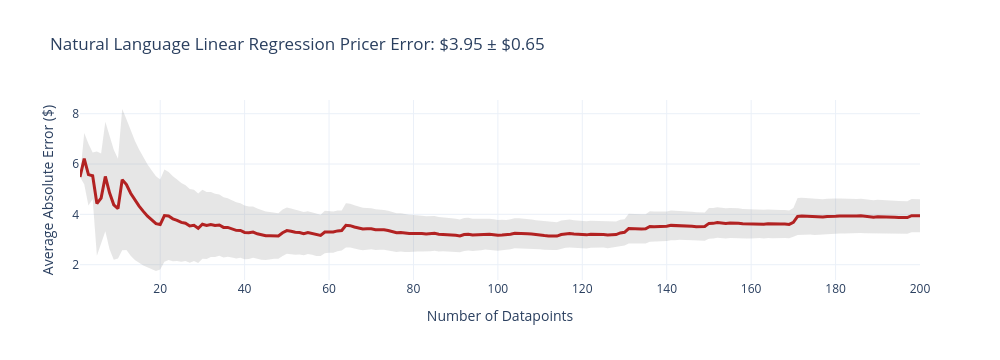
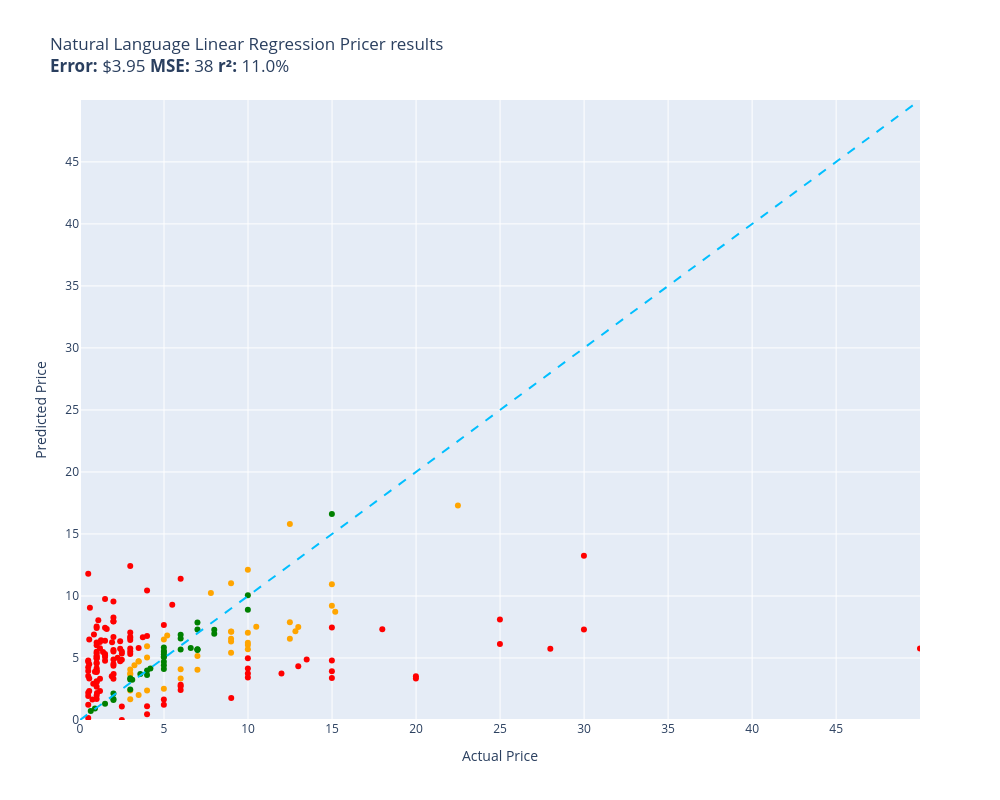

Source (notebook cell) for these figures, in order:
### Code cell
evaluate(natural_language_linear_regression_pricer, test)

### Figure 1 — Plotly figure (JSON) as saved in the notebook; plotly's stock layout.template omitted (floating-point values rounded to 4 significant figures; data arrays with more than 128 entries replaced by an {"elided": "..."} marker saying what was removed)
{"data": [{"fill": "toself", "fillcolor": "rgba(128,128,128,0.2)", "hoverinfo": "skip", "line": {"color": "rgba(255,255,255,0)"}, "name": "95% CI", "showlegend": false, "type": "scatter", "x": {"elided": "400 int values"}, "y": {"elided": "400 float values"}}, {"customdata": {"elided": "200x1 float values"}, "hovertemplate": "n=%{x}<br>Avg Error=$%{y:,.2f}<br>±95% CI=$%{customdata[0]:,.2f}<extra></extra>", "line": {"color": "firebrick", "width": 3}, "mode": "lines", "name": "Cumulative Avg Error", "type": "scatter", "x": {"elided": "200 int values"}, "y": {"elided": "200 float values"}}], "layout": {"height": 360, "showlegend": false, "title": {"text": "Natural Language Linear Regression Pricer Error: $3.95 ± $0.65"}, "width": 1000, "xaxis": {"title": {"text": "Number of Datapoints"}}, "yaxis": {"title": {"text": "Average Absolute Error ($)"}}}}

### Figure 2 — Plotly figure (JSON) as saved in the notebook; plotly's stock layout.template omitted (floating-point values rounded to 4 significant figures)
{"data": [{"customdata": [["Rocket Explorer\nGuess=$7.51 Actual=$12.99"], ["Milli & Greg\nGuess=$3.67 Actual=$2.99"], ["Warbyte: Operation Falcon\nGuess=$11.03 Actual=$8.99"], ["Salsa Virtual\nGuess=$10.95 Actual=$14.99"], ["OVERVIEW (A Walk Through The Universe)\nGuess=$6.49 Actual=$4.99"], ["Sokobos\nGuess=$4.41 Actual=$3.24"], ["Professor Teaches® Excel 2013 & 365\nGuess=$6.55 Actual=$8.99"], ["Be Vigilant!\nGuess=$7.12 Actual=$9.00"], ["Little Big Adventure – Twinsen’s Quest\nGuess=$9.21 Actual=$14.99"], ["Yggdra Union\nGuess=$7.04 Actual=$9.99"], ["The Eastern Drive : Car Simulator\nGuess=$2.38 Actual=$2.99"], ["Pipe Dreamin' VR: The Big Easy\nGuess=$6.33 Actual=$8.99"], ["Elizabeth Find M.D. - Diagnosis Mystery ...\nGuess=$2.37 Actual=$3.99"], ["Spooky Dwellers 3\nGuess=$4.04 Actual=$6.99"], ["Chickamauga Battles\nGuess=$6.05 Actual=$9.99"], ["Great Adventure: Alice's wonderland\nGuess=$5.95 Actual=$3.99"], ["Boyce the Voice\nGuess=$6.80 Actual=$5.19"], ["Homeworld Remastered Collection\nGuess=$4.72 Actual=$3.49"], ["Bernie Needs Love\nGuess=$3.78 Actual=$2.99"], ["Line War\nGuess=$15.80 Actual=$12.49"], ["灾厄黑龙与谎言公主\nGuess=$7.13 Actual=$8.99"], ["Deadside\nGuess=$7.89 Actual=$12.49"], ["No Fair Play\nGuess=$4.07 Actual=$2.99"], ["Lawless West\nGuess=$5.17 Actual=$6.99"], ["Monaco 2\nGuess=$7.51 Actual=$10.49"], ["BIRBOUT!\nGuess=$5.43 Actual=$8.99"], ["Age of the Duel\nGuess=$2.52 Actual=$4.99"], ["M.E.R.C. Genesis\nGuess=$5.03 Actual=$3.99"], ["Last Day: Zombie Survival VR\nGuess=$4.10 Actual=$5.99"], ["Scary new year\nGuess=$4.74 Actual=$3.49"], ["MARDEK\nGuess=$5.71 Actual=$9.99"], ["ASSAULT SHELL\nGuess=$3.34 Actual=$5.99"], ["Rhapsody II: Ballad of the Little Prince...\nGuess=$6.56 Actual=$12.49"], ["Havendock\nGuess=$10.24 Actual=$7.79"], ["自由世界\nGuess=$6.24 Actual=$9.99"], ["Sailing alone:Aftermath\nGuess=$8.72 Actual=$15.19"], ["Seekers of Darkness\nGuess=$7.16 Actual=$12.82"], ["Train Simulator Classic\nGuess=$17.30 Actual=$22.49"], ["NARUTO SHIPPUDEN: Ultimate Ninja STORM 2\nGuess=$12.12 Actual=$9.99"], ["Grilled\nGuess=$1.68 Actual=$2.99"], ["Spryward\nGuess=$2.02 Actual=$3.49"]], "hovertemplate": "%{customdata[0]}<extra></extra>", "legendgroup": "orange", "marker": {"color": "orange", "size": 6, "symbol": "circle"}, "mode": "markers", "name": "orange", "orientation": "v", "showlegend": true, "type": "scatter", "x": [12.99, 2.99, 8.99, 14.99, 4.99, 3.24, 8.99, 9.0, 14.99, 9.99, 2.99, 8.99, 3.99, 6.99, 9.99, 3.99, 5.19, 3.49, 2.99, 12.49, 8.99, 12.49, 2.99, 6.99, 10.49, 8.99, 4.99, 3.99, 5.99, 3.49, 9.99, 5.99, 12.49, 7.79, 9.99, 15.19, 12.82, 22.49, 9.99, 2.99, 3.49], "xaxis": "x", "y": [7.507, 3.669, 11.03, 10.95, 6.489, 4.407, 6.548, 7.125, 9.213, 7.038, 2.379, 6.334, 2.375, 4.043, 6.049, 5.952, 6.803, 4.716, 3.777, 15.8, 7.133, 7.891, 4.069, 5.166, 7.51, 5.428, 2.524, 5.033, 4.096, 4.741, 5.705, 3.337, 6.559, 10.24, 6.237, 8.722, 7.159, 17.3, 12.12, 1.677, 2.019], "yaxis": "y"}, {"customdata": [["Villwars\nGuess=$8.04 Actual=$1.09"], ["GLAD VALAKAS SIMULATOR\nGuess=$4.79 Actual=$0.49"], ["Float\nGuess=$11.38 Actual=$5.99"], ["Miss Fisher and the Deathly Maze\nGuess=$7.33 Actual=$1.59"], ["Talisman: Digital 5th Edition\nGuess=$7.32 Actual=$17.99"], ["Songs of Skydale\nGuess=$5.36 Actual=$2.49"], ["연오와 세오\nGuess=$8.11 Actual=$24.99"], ["HUMBLE ZOMBIE\nGuess=$4.01 Actual=$0.99"], ["Swing Lord\nGuess=$1.98 Actual=$0.99"], ["Nedia Hotel\nGuess=$3.91 Actual=$0.99"], ["MEKA SIGURAT\nGuess=$3.93 Actual=$14.99"], ["Fat Baby\nGuess=$2.42 Actual=$5.99"], ["The planet's rescuer\nGuess=$1.93 Actual=$0.49"], ["Tuin\nGuess=$4.86 Actual=$2.49"], ["Agent X\nGuess=$2.68 Actual=$0.99"], ["Felis\nGuess=$1.10 Actual=$3.99"], ["lilGunBois: Super Team Transgender Fortr...\nGuess=$5.17 Actual=$0.99"], ["Educational Suite\nGuess=$9.76 Actual=$1.49"], ["Roaming The Stars\nGuess=$6.39 Actual=$1.49"], ["Trucker Horror\nGuess=$4.74 Actual=$2.39"], ["Rocket Squad: Infinity\nGuess=$6.45 Actual=$2.99"], ["Why Me\nGuess=$4.17 Actual=$0.99"], ["Darkest Dungeon®\nGuess=$6.68 Actual=$3.74"], ["Smithy\nGuess=$4.70 Actual=$0.49"], ["[Bober Bros] It's Just A Prank\nGuess=$3.71 Actual=$2.00"], ["Doomed to Hell\nGuess=$5.74 Actual=$2.39"], ["Radio Violence\nGuess=$1.65 Actual=$4.99"], ["Godlike Burger\nGuess=$12.41 Actual=$2.99"], ["Shoot Loop VR\nGuess=$9.55 Actual=$1.99"], ["Blobble Wars 2\nGuess=$3.86 Actual=$0.99"], ["PeoplePackages\nGuess=$1.70 Actual=$0.99"], ["Crosshair X\nGuess=$5.80 Actual=$3.49"], ["Tatar Altan vs Shaitan\nGuess=$11.79 Actual=$0.49"], ["Asteroid King\nGuess=$4.55 Actual=$0.99"], ["Runemancer\nGuess=$7.97 Actual=$1.99"], ["Always The Same Nightmare\nGuess=$6.26 Actual=$1.91"], ["Nioh 2 – The Complete Edition\nGuess=$3.52 Actual=$19.99"], ["God's Trigger\nGuess=$5.03 Actual=$2.24"], ["Dead Tapes: Fading Father\nGuess=$5.32 Actual=$1.49"], ["巭孬嫑毖\nGuess=$6.71 Actual=$2.99"], ["GalaxIverse\nGuess=$1.22 Actual=$0.49"], ["Insider Threat\nGuess=$6.60 Actual=$2.99"], ["Willie's Nightfall\nGuess=$4.96 Actual=$0.99"], ["Doomsday cleaner\nGuess=$2.34 Actual=$1.19"], ["BlockRunner : The BlockSide\nGuess=$5.32 Actual=$2.99"], ["Mark One\nGuess=$3.13 Actual=$0.99"], ["The Miskatonic\nGuess=$3.03 Actual=$0.99"], ["小艺的异世界冒险-Xiao Yi's strange world adventu...\nGuess=$5.12 Actual=$0.99"], ["Lighthouse of Guiding Flames\nGuess=$5.50 Actual=$0.99"], ["Similo: The Card Game\nGuess=$3.89 Actual=$0.89"], ["MEMENTO\nGuess=$3.33 Actual=$1.19"], ["Crush\nGuess=$3.74 Actual=$11.99"], ["World of Fantasy: Zero\nGuess=$5.39 Actual=$0.99"], ["SKIBIDI BACKROOMS\nGuess=$4.49 Actual=$0.55"], ["Cartridge the Tiger\nGuess=$7.06 Actual=$2.99"], ["Space Pilgrim Academy: Year 1\nGuess=$6.50 Actual=$0.55"], ["Minimal\nGuess=$2.17 Actual=$1.01"], ["Retro Racer\nGuess=$2.19 Actual=$0.49"], ["Vaccine Delivery Simulator\nGuess=$5.49 Actual=$1.37"], ["Coonwood\nGuess=$3.95 Actual=$0.49"], ["Burgle Bros.\nGuess=$10.44 Actual=$3.99"], ["AIdventure\nGuess=$1.78 Actual=$9.00"], ["Individual Investor Tycoon\nGuess=$5.53 Actual=$2.49"], ["Start Button\nGuess=$3.33 Actual=$1.99"], ["Space Ballers\nGuess=$2.93 Actual=$0.79"], ["Paint Chips\nGuess=$2.71 Actual=$5.99"], ["Morbid Inhale\nGuess=$4.51 Actual=$1.99"], ["The Pirate Queen with Lucy Liu\nGuess=$4.79 Actual=$14.99"], ["Highrise Heroes: Word Challenge\nGuess=$7.41 Actual=$0.99"], ["Hentai Waifu\nGuess=$0.17 Actual=$0.49"], ["Era of Miracles\nGuess=$4.78 Actual=$1.49"], ["Reboant Demo\nGuess=$7.54 Actual=$0.99"], ["Space Rocket\nGuess=$2.33 Actual=$0.55"], ["Zombie Ballz\nGuess=$4.25 Actual=$0.49"], ["Aplestia\nGuess=$6.28 Actual=$1.19"], ["1001 Jigsaw. World Tour: Australian Puzz...\nGuess=$3.39 Actual=$14.99"], ["Alien: Isolation\nGuess=$3.76 Actual=$9.99"], ["Nights of Azure\nGuess=$7.31 Actual=$29.99"], ["Strandzha Adventures 3D\nGuess=$3.52 Actual=$1.89"], ["Roche Fusion\nGuess=$2.85 Actual=$5.99"], ["Duck Adventures\nGuess=$1.23 Actual=$4.99"], ["Rock God Tycoon\nGuess=$9.30 Actual=$5.49"], ["Trainscape\nGuess=$3.34 Actual=$19.99"], ["Lock Lock: Farm\nGuess=$5.65 Actual=$1.99"], ["Guardian war VR\nGuess=$4.98 Actual=$9.99"], ["Apothecary Hero\nGuess=$5.22 Actual=$1.49"], ["Don't Die, Minerva!\nGuess=$4.34 Actual=$12.99"], ["Defence to death\nGuess=$3.35 Actual=$0.55"], ["Cat Dimension\nGuess=$6.43 Actual=$1.25"], ["Placid Plastic Desktop\nGuess=$4.98 Actual=$0.99"], ["Backpack Twins\nGuess=$4.15 Actual=$9.99"], ["FATAL FRAME / PROJECT ZERO: Maiden of Bl...\nGuess=$5.75 Actual=$27.99"], ["异星孤垒\nGuess=$6.36 Actual=$2.39"], ["Lost Castle 2\nGuess=$4.89 Actual=$13.49"], ["The Backrooms - Nightmare Dimension\nGuess=$7.93 Actual=$1.99"], ["Odyssey Moon\nGuess=$4.38 Actual=$1.99"], ["Engraven\nGuess=$5.76 Actual=$2.99"], ["6Souls\nGuess=$5.07 Actual=$1.49"], ["The Cleaner\nGuess=$3.42 Actual=$9.99"], ["Epic Dumpster Bear: Dumpster Fire Redux\nGuess=$1.09 Actual=$2.49"], ["Korvae in space\nGuess=$6.02 Actual=$0.99"], ["Eggy\nGuess=$0.00 Actual=$2.49"], ["The Host\nGuess=$6.69 Actual=$1.99"], ["OURWORLD\nGuess=$13.24 Actual=$29.99"], ["Odesi Music Composition\nGuess=$5.76 Actual=$49.99"], ["DMD Branefold\nGuess=$8.26 Actual=$1.99"], ["Single Malt Apocalypse\nGuess=$5.52 Actual=$2.99"], ["Dissolved - Chapter One\nGuess=$4.62 Actual=$0.99"], ["Drone VR\nGuess=$9.06 Actual=$0.59"], ["- R E F L E C T E D -\nGuess=$4.87 Actual=$1.99"], ["Black Viper: Sophia's Fate\nGuess=$7.66 Actual=$4.99"], ["Survival VR\nGuess=$6.26 Actual=$0.99"], ["Bahamian Rhapsody\nGuess=$7.44 Actual=$1.49"], ["Professor Watts Memory Match: Cute Anima...\nGuess=$1.66 Actual=$0.74"], ["The Torus Syndicate\nGuess=$7.47 Actual=$14.99"], ["Powerjackers - VR Superhero Battle Royal...\nGuess=$5.53 Actual=$1.99"], ["Click and Collect\nGuess=$5.78 Actual=$1.19"], ["Obscurefiend\nGuess=$3.54 Actual=$0.49"], ["BarGirls\nGuess=$0.46 Actual=$3.99"], ["Mecha Tactics\nGuess=$6.76 Actual=$3.99"], ["Actual Multiple Monitors\nGuess=$6.14 Actual=$24.99"], ["A Normal Lost Phone\nGuess=$6.89 Actual=$0.83"]], "hovertemplate": "%{customdata[0]}<extra></extra>", "legendgroup": "red", "marker": {"color": "red", "size": 6, "symbol": "circle"}, "mode": "markers", "name": "red", "orientation": "v", "showlegend": true, "type": "scatter", "x": [1.09, 0.49, 5.99, 1.59, 17.99, 2.49, 24.99, 0.99, 0.99, 0.99, 14.99, 5.99, 0.49, 2.49, 0.99, 3.99, 0.99, 1.49, 1.49, 2.39, 2.99, 0.99, 3.74, 0.49, 2.0, 2.39, 4.99, 2.99, 1.99, 0.99, 0.99, 3.49, 0.49, 0.99, 1.99, 1.91, 19.99, 2.24, 1.49, 2.99, 0.49, 2.99, 0.99, 1.19, 2.99, 0.99, 0.99, 0.99, 0.99, 0.89, 1.19, 11.99, 0.99, 0.55, 2.99, 0.55, 1.01, 0.49, 1.37, 0.49, 3.99, 9.0, 2.49, 1.99, 0.79, 5.99, 1.99, 14.99, 0.99, 0.49, 1.49, 0.99, 0.55, 0.49, 1.19, 14.99, 9.99, 29.99, 1.89, 5.99, 4.99, 5.49, 19.99, 1.99, 9.99, 1.49, 12.99, 0.55, 1.25, 0.99, 9.99, 27.99, 2.39, 13.49, 1.99, 1.99, 2.99, 1.49, 9.99, 2.49, 0.99, 2.49, 1.99, 29.99, 49.99, 1.99, 2.99, 0.99, 0.59, 1.99, 4.99, 0.99, 1.49, 0.74, 14.99, 1.99, 1.19, 0.49, 3.99, 3.99, 24.99, 0.83], "xaxis": "x", "y": [8.042, 4.792, 11.38, 7.328, 7.323, 5.356, 8.105, 4.014, 1.98, 3.913, 3.933, 2.42, 1.932, 4.856, 2.68, 1.104, 5.166, 9.76, 6.388, 4.742, 6.447, 4.169, 6.676, 4.696, 3.713, 5.743, 1.649, 12.41, 9.552, 3.86, 1.697, 5.798, 11.79, 4.549, 7.972, 6.26, 3.521, 5.026, 5.321, 6.71, 1.221, 6.602, 4.962, 2.335, 5.317, 3.133, 3.034, 5.121, 5.502, 3.89, 3.331, 3.741, 5.386, 4.493, 7.061, 6.499, 2.169, 2.191, 5.492, 3.951, 10.44, 1.779, 5.526, 3.329, 2.929, 2.712, 4.51, 4.789, 7.412, 0.1686, 4.777, 7.544, 2.334, 4.253, 6.279, 3.388, 3.757, 7.306, 3.522, 2.849, 1.234, 9.298, 3.34, 5.651, 4.975, 5.223, 4.337, 3.347, 6.434, 4.98, 4.152, 5.752, 6.355, 4.886, 7.934, 4.381, 5.762, 5.071, 3.425, 1.086, 6.019, 0.0, 6.689, 13.24, 5.761, 8.257, 5.524, 4.623, 9.06, 4.871, 7.663, 6.257, 7.443, 1.656, 7.467, 5.526, 5.776, 3.544, 0.455, 6.763, 6.135, 6.89], "yaxis": "y"}, {"customdata": [["B.I.O.T.A.\nGuess=$4.00 Actual=$3.99"], ["Sarah Wiener Kochspiel\nGuess=$5.68 Actual=$5.99"], ["Danse Macabre: Crimson Cabaret Collector...\nGuess=$4.42 Actual=$4.99"], ["Mega Man X Legacy Collection 2\nGuess=$7.27 Actual=$7.99"], ["The Terminal 2\nGuess=$4.12 Actual=$4.99"], ["Akhena: Age of Evil\nGuess=$8.88 Actual=$9.99"], ["Turbo Cat Fight\nGuess=$7.86 Actual=$6.99"], ["THE 4 SINS\nGuess=$5.65 Actual=$6.99"], ["Expiration\nGuess=$5.85 Actual=$4.99"], ["Supreme League of Patriots - Episode 3: ...\nGuess=$1.30 Actual=$1.49"], ["Subway Midnight\nGuess=$1.70 Actual=$1.99"], ["Panoptia\nGuess=$6.96 Actual=$7.99"], ["In the thrall of darkness: The gift of d...\nGuess=$3.26 Actual=$2.99"], ["Fisher's Qualm\nGuess=$3.37 Actual=$2.99"], ["Dead City\nGuess=$5.71 Actual=$6.99"], ["Unluckily in Love\nGuess=$5.80 Actual=$6.59"], ["You Must Become A Lich\nGuess=$4.15 Actual=$4.19"], ["Next Hero\nGuess=$2.14 Actual=$1.99"], ["Architect Simulator\nGuess=$6.87 Actual=$5.99"], ["NONOTOWN: Nonogram Logic Puzzle\nGuess=$3.70 Actual=$3.59"], ["My University Girlfriend\nGuess=$0.72 Actual=$0.64"], ["The World is Your Weapon\nGuess=$7.30 Actual=$6.99"], ["Kiss/OFF\nGuess=$5.30 Actual=$4.99"], ["Air Hockey VR\nGuess=$10.07 Actual=$9.99"], ["Peaceful Lands\nGuess=$2.47 Actual=$2.99"], ["Marble Mechanics\nGuess=$16.61 Actual=$14.99"], ["Dragonspire\nGuess=$5.05 Actual=$4.99"], ["POGOMAN\nGuess=$3.62 Actual=$3.99"], ["Opening Up\nGuess=$5.48 Actual=$4.99"], ["Mutant Ops\nGuess=$5.56 Actual=$4.99"], ["Izanami's Dream Battle\nGuess=$5.12 Actual=$4.99"], ["Screen Cat\nGuess=$0.93 Actual=$0.89"], ["Trapped In Stone - World War II Horror\nGuess=$1.61 Actual=$1.99"], ["Platonic\nGuess=$4.70 Actual=$4.99"], ["Refraction: Beyond the Mirror\nGuess=$3.24 Actual=$3.11"], ["Draft of Darkness\nGuess=$6.58 Actual=$5.99"], ["Retired Men's Nude Beach Volleyball Leag...\nGuess=$5.68 Actual=$6.99"]], "hovertemplate": "%{customdata[0]}<extra></extra>", "legendgroup": "green", "marker": {"color": "green", "size": 6, "symbol": "circle"}, "mode": "markers", "name": "green", "orientation": "v", "showlegend": true, "type": "scatter", "x": [3.99, 5.99, 4.99, 7.99, 4.99, 9.99, 6.99, 6.99, 4.99, 1.49, 1.99, 7.99, 2.99, 2.99, 6.99, 6.59, 4.19, 1.99, 5.99, 3.59, 0.64, 6.99, 4.99, 9.99, 2.99, 14.99, 4.99, 3.99, 4.99, 4.99, 4.99, 0.89, 1.99, 4.99, 3.11, 5.99, 6.99], "xaxis": "x", "y": [3.998, 5.677, 4.423, 7.269, 4.12, 8.881, 7.862, 5.648, 5.85, 1.302, 1.698, 6.964, 3.26, 3.367, 5.714, 5.804, 4.15, 2.139, 6.871, 3.7, 0.7158, 7.299, 5.296, 10.07, 2.466, 16.61, 5.05, 3.619, 5.477, 5.559, 5.124, 0.9278, 1.613, 4.697, 3.242, 6.581, 5.677], "yaxis": "y"}, {"hoverinfo": "skip", "line": {"color": "deepskyblue", "dash": "dash", "width": 2}, "mode": "lines", "name": "y = x", "showlegend": false, "type": "scatter", "x": [0, 49.99], "y": [0, 49.99]}], "layout": {"height": 800, "legend": {"title": {"text": "color"}, "tracegroupgap": 0}, "showlegend": false, "title": {"text": "Natural Language Linear Regression Pricer results<br><b>Error:</b> $3.95 <b>MSE:</b> 38 <b>r²:</b> 11.0%"}, "width": 1000, "xaxis": {"anchor": "y", "domain": [0, 1], "range": [0, 49.99], "title": {"text": "Actual Price"}}, "yaxis": {"anchor": "x", "domain": [0, 1], "range": [0, 49.99], "title": {"text": "Predicted Price"}}}}
